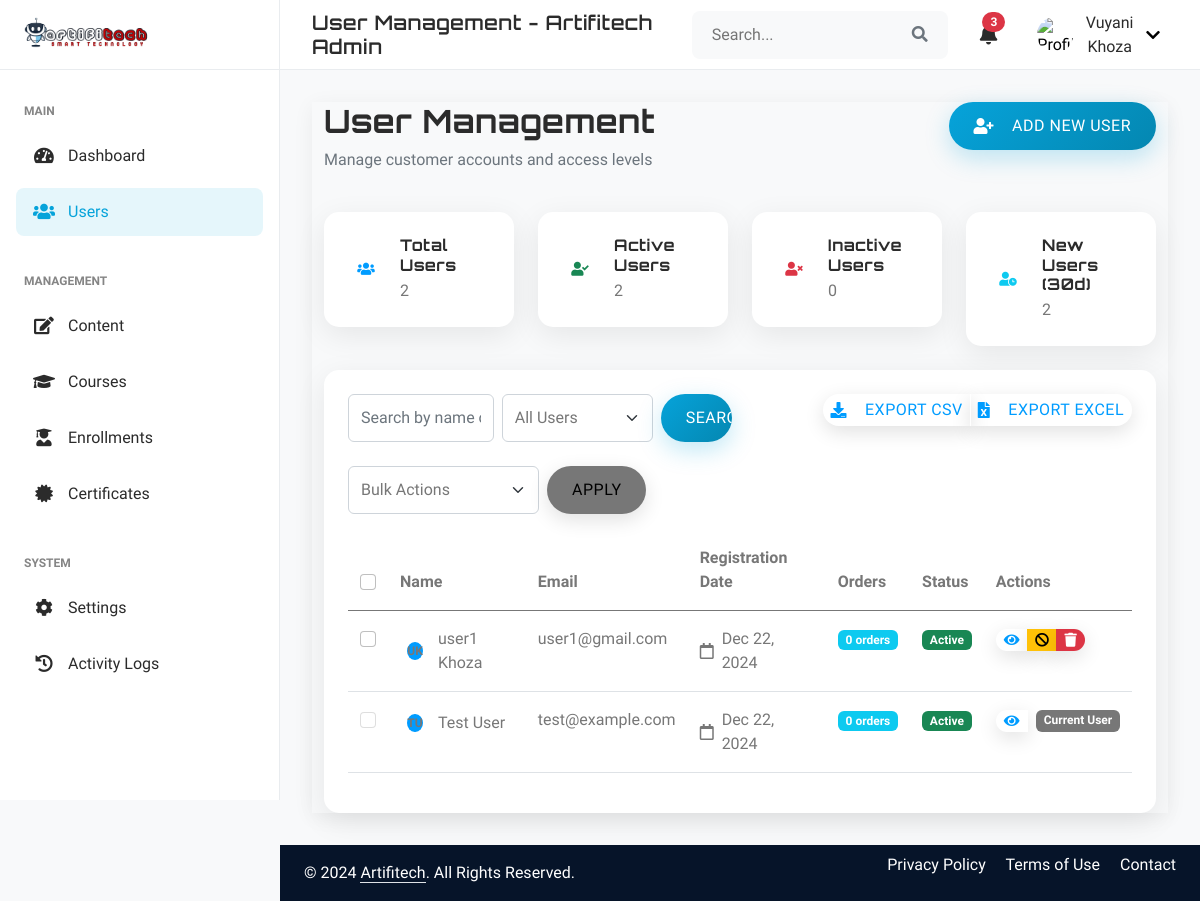
The page /back_office/users.php (signed in) on the database its author committed.
### tables this page shows
CREATE TABLE `customers` (
  `id` int(11) NOT NULL AUTO_INCREMENT,
  `first_name` varchar(100) NOT NULL,
  `last_name` varchar(100) NOT NULL,
  `email` varchar(255) NOT NULL,
  `password_hash` varchar(255) NOT NULL,
  `is_active` tinyint(1) DEFAULT 1,
  `created_at` timestamp NULL DEFAULT current_timestamp(),
  `updated_at` timestamp NULL DEFAULT current_timestamp() ON UPDATE current_timestamp(),
  PRIMARY KEY (`id`)
);

### back_office/users.php (the view, shortened to what this page needs)
<?php
$users = [];
$search = $_GET['search'] ?? '';
$filter = $_GET['filter'] ?? 'all';
$current_page = max(1, $_GET['page'] ?? 1);
$per_page = 10;
try {
    $conn = getDBConnection();
    $conditions = [];
    $where_clause = !empty($conditions) ? "WHERE " . implode(" AND ", $conditions) : "";
    $count_query = "SELECT COUNT(*) FROM customers $where_clause";
    $stmt = $conn->prepare($count_query);
    $stmt->execute();
    $total_users = $stmt->fetchColumn();
    $total_pages = ceil($total_users / $per_page);
    $current_page = min($current_page, max(1, $total_pages));
    $offset = ($current_page - 1) * $per_page;
    $query = "
        SELECT id, first_name, last_name, email, is_active, created_at,
               (SELECT COUNT(*) FROM orders WHERE customer_id = customers.id) as order_count
        FROM customers
        $where_clause
        ORDER BY created_at DESC
        LIMIT :limit OFFSET :offset
    ";
    $stmt = $conn->prepare($query);
    $stmt->bindValue(':limit', $per_page, PDO::PARAM_INT);
    $stmt->bindValue(':offset', $offset, PDO::PARAM_INT);
    $stmt->execute();
    $users = $stmt->fetchAll(PDO::FETCH_ASSOC);
    $stats = [
        'total' => $conn->query("SELECT COUNT(*) FROM customers")->fetchColumn(),
        'active' => $conn->query("SELECT COUNT(*) FROM customers WHERE is_active = 1")->fetchColumn(),
        'inactive' => $conn->query("SELECT COUNT(*) FROM customers WHERE is_active = 0")->fetchColumn(),
        'recent' => $conn->query("SELECT COUNT(*) FROM customers WHERE created_at >= DATE_SUB(NOW(), INTERVAL 30 DAY)")->fetchColumn()
    ];
} catch (Exception $e) {
    error_log("Error in users.php: " . $e->getMessage());
    $error = $e->getMessage();
}
?>
<div class="container-fluid">
    <div class="row mb-4">
        <div class="col">
            <h2>User Management</h2>
            <p class="text-muted">Manage customer accounts and access levels</p>
        </div>
        <div class="col-auto">
            <button type="button" class="btn btn-primary" data-bs-toggle="modal" data-bs-target="#addUserModal">
                <i class="fas fa-user-plus me-2"></i>Add New User
            </button>
        </div>
    </div>
    <div class="row g-4 mb-4">
        <div class="col-sm-6 col-xl-3">
            <div class="card">
                <div class="card-body">
                    <div class="d-flex align-items-center">
                        <div class="flex-shrink-0 me-3">
                            <div class="avatar avatar-sm">
                                <span class="avatar-title bg-primary-subtle rounded">
                                    <i class="fas fa-users text-primary"></i>
                                </span>
                            </div>
                        </div>
                        <div class="flex-grow-1">
                            <h6 class="mb-1">Total Users</h6>
                            <p class="mb-0"><?php echo number_format($stats['total']); ?></p>
                        </div>
                    </div>
                </div>
            </div>
        </div>
        <div class="col-sm-6 col-xl-3">
            <div class="card">
                <div class="card-body">
                    <div class="d-flex align-items-center">
                        <div class="flex-shrink-0 me-3">
                            <div class="avatar avatar-sm">
                                <span class="avatar-title bg-success-subtle rounded">
                                    <i class="fas fa-user-check text-success"></i>
                                </span>
                            </div>
                        </div>
                        <div class="flex-grow-1">
                            <h6 class="mb-1">Active Users</h6>
                            <p class="mb-0"><?php echo number_format($stats['active']); ?></p>
                        </div>
                    </div>
                </div>
            </div>
        </div>
        <div class="col-sm-6 col-xl-3">
            <div class="card">
                <div class="card-body">
                    <div class="d-flex align-items-center">
                        <div class="flex-shrink-0 me-3">
                            <div class="avatar avatar-sm">
                                <span class="avatar-title bg-danger-subtle rounded">
                                    <i class="fas fa-user-times text-danger"></i>
                                </span>
                            </div>
                        </div>
                        <div class="flex-grow-1">
                            <h6 class="mb-1">Inactive Users</h6>
                            <p class="mb-0"><?php echo number_format($stats['inactive']); ?></p>
                        </div>
                    </div>
                </div>
            </div>
        </div>
        <div class="col-sm-6 col-xl-3">
            <div class="card">
                <div class="card-body">
                    <div class="d-flex align-items-center">
                        <div class="flex-shrink-0 me-3">
                            <div class="avatar avatar-sm">
                                <span class="avatar-title bg-info-subtle rounded">
                                    <i class="fas fa-user-clock text-info"></i>
                                </span>
                            </div>
                        </div>
                        <div class="flex-grow-1">
                            <h6 class="mb-1">New Users (30d)</h6>
                            <p class="mb-0"><?php echo number_format($stats['recent']); ?></p>
                        </div>
                    </div>
                </div>
            </div>
        </div>
    </div>
    <div class="card">
        <div class="card-body">
            <div class="row g-3 mb-4">
                <div class="col-md-6">
                    <form action="" method="GET" class="d-flex gap-2">
                        <input type="text" name="search" class="form-control"
                               placeholder="Search by name or email"
                               value="<?php echo htmlspecialchars($search); ?>">
                        <select name="filter" class="form-select" style="width: auto;">
                            <option value="all" <?php echo $filter === 'all' ? 'selected' : ''; ?>>All Users</option>
                        </select>
                        <button type="submit" class="btn btn-primary">Search</button>
                    </form>
                </div>
                <div class="col-md-6 text-md-end">
                    <div class="btn-group">
                        <button type="button" class="btn btn-outline-primary" onclick="exportUsers('csv')">
                            <i class="fas fa-download me-2"></i>Export CSV
                        </button>
                        <button type="button" class="btn btn-outline-primary" onclick="exportUsers('excel')">
                            <i class="fas fa-file-excel me-2"></i>Export Excel
                        </button>
                    </div>
                </div>
            </div>
            <div class="mb-3">
                <form id="bulkActionForm" method="POST" class="d-flex gap-2">
                    <select name="bulk_action" class="form-select" style="width: auto;">
                        <option value="">Bulk Actions</option>
                    </select>
                    <button type="submit" class="btn btn-secondary" onclick="return confirmBulkAction()">
                        Apply
                    </button>
                </form>
            </div>
            <div class="table-responsive">
                <table class="table table-hover">
                    <thead>
                        <tr>
                            <th>
                                <input type="checkbox" class="form-check-input" id="selectAll">
                            </th>
                            <th>Name</th>
                            <th>Email</th>
                            <th>Registration Date</th>
                            <th>Orders</th>
                            <th>Status</th>
                            <th>Actions</th>
                        </tr>
                    </thead>
                    <tbody>
                        <?php if (empty($users)): ?>
                        <tr>
                            <td colspan="7" class="text-center py-4">
                                <?php echo $search ? 'No users found matching your search.' : 'No users found.'; ?>
                            </td>
                        </tr>
                        <?php else: ?>
                        <?php foreach ($users as $user): ?>
                        <tr>
                            <td>
                                <input type="checkbox" class="form-check-input user-select"
                                       name="selected_users[]" value="<?php echo $user['id']; ?>"
                                       <?php echo $user['id'] == $_SESSION['user_id'] ? 'disabled' : ''; ?>>
                            </td>
                            <td>
                                <div class="d-flex align-items-center">
                                    <div class="flex-shrink-0 me-2">
                                        <div class="avatar avatar-xs">
                                            <span class="avatar-title rounded-circle bg-primary">
                                                <?php
                                                    $initials = strtoupper(substr($user['first_name'], 0, 1) . substr($user['last_name'], 0, 1));
                                                    echo $initials;
                                                ?>
                                            </span>
                                        </div>
                                    </div>
                                    <div class="flex-grow-1">
                                        <?php echo htmlspecialchars($user['first_name'] . ' ' . $user['last_name']); ?>
                                    </div>
                                </div>
                            </td>
                            <td><?php echo htmlspecialchars($user['email']); ?></td>
                            <td>
                                <div class="d-flex align-items-center">
                                    <i class="far fa-calendar me-2"></i>
                                    <?php echo date('M d, Y', strtotime($user['created_at'])); ?>
                                </div>
                            </td>
                            <td>
                                <span class="badge bg-info">
                                    <?php echo number_format($user['order_count']); ?> orders
                                </span>
                            </td>
                            <td>
                                <span class="badge bg-<?php echo $user['is_active'] ? 'success' : 'danger'; ?>">
                                    <?php echo $user['is_active'] ? 'Active' : 'Inactive'; ?>
                                </span>
                            </td>
                            <td>
                                <div class="btn-group">
                                    <button type="button" class="btn btn-sm btn-outline-primary"
                                            onclick="viewUserDetails(<?php echo $user['id']; ?>)">
                                        <i class="fas fa-eye"></i>
                                    </button>
                                    <?php if ($user['id'] != $_SESSION['user_id']): ?>
                                        <?php if ($user['is_active']): ?>
                                        <button type="button" class="btn btn-sm btn-warning"
                                                onclick="confirmAction('deactivate', <?php echo $user['id']; ?>, '<?php echo htmlspecialchars($user['email']); ?>')">
                                            <i class="fas fa-ban"></i>
                                        </button>
                                        <?php endif; ?>
                                        <button type="button" class="btn btn-sm btn-danger"
                                                onclick="confirmAction('delete', <?php echo $user['id']; ?>, '<?php echo htmlspecialchars($user['email']); ?>')">
                                            <i class="fas fa-trash"></i>
                                        </button>
                                    <?php else: ?>
                                        <span class="badge bg-secondary ms-2">Current User</span>
                                    <?php endif; ?>
                                </div>
                            </td>
                        </tr>
                        <?php endforeach; ?>
                        <?php endif; ?>
                    </tbody>
                </table>
            </div>
        </div>
    </div>
</div>
<?php
include 'admin_template.php';
?>

### rows shown on the page
customers: id "2", initials "UK", first_name+last_name "user1 Khoza", email "user1@gmail.com", created_at "Dec 22, 2024", order_count "0", is_active "Active"
customers: initials "TU", first_name+last_name "Test User", email "test@example.com", created_at "Dec 22, 2024", order_count "0", is_active "Active", shows "Current User"

### other values the page prints
$title "User Management - Artifitech Admin"
$_SESSION['user_name'] "Vuyani Khoza"
$stats['inactive'] "0"
